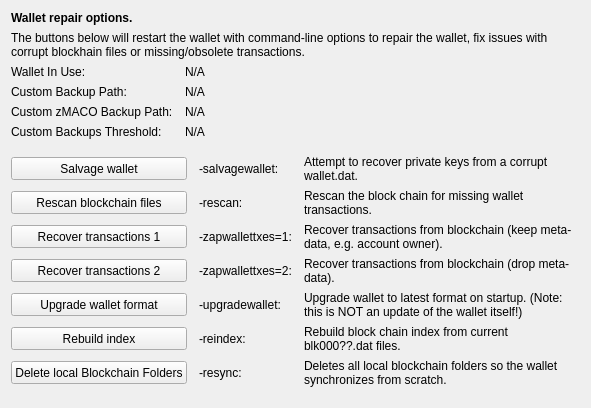
     <widget class="QWidget" name="tab_repair">
      <attribute name="title">
       <string>&amp;Wallet Repair</string>
      </attribute>
      <layout class="QGridLayout" name="gridLayout_4" columnstretch="0,0,0,0">
       <property name="horizontalSpacing">
        <number>12</number>
       </property>
       <item row="0" column="0" colspan="4">
        <widget class="QLabel" name="label_repair_header">
         <property name="font">
          <font>
           <weight>75</weight>
           <bold>true</bold>
          </font>
         </property>
         <property name="text">
          <string>Wallet repair options.</string>
         </property>
        </widget>
       </item>
       <item row="1" column="0" colspan="4">
        <widget class="QLabel" name="label_repair_helptext">
         <property name="font">
          <font>
           <weight>50</weight>
           <bold>false</bold>
          </font>
         </property>
         <property name="text">
          <string>The buttons below will restart the wallet with command-line options to repair the wallet, fix issues with corrupt blockhain files or missing/obsolete transactions.</string>
         </property>
         <property name="wordWrap">
          <bool>true</bool>
         </property>
        </widget>
       </item>
       <item row="2" column="0">
        <widget class="QLabel" name="wallet_path_label">
         <property name="text">
          <string>Wallet In Use:</string>
         </property>
        </widget>
       </item>
       <item row="2" column="1" colspan="3">
        <widget class="QLabel" name="wallet_path">
         <property name="cursor">
          <cursorShape>IBeamCursor</cursorShape>
         </property>
         <property name="text">
          <string>N/A</string>
         </property>
         <property name="textFormat">
          <enum>Qt::PlainText</enum>
         </property>
         <property name="textInteractionFlags">
          <set>Qt::LinksAccessibleByMouse|Qt::TextSelectableByKeyboard|Qt::TextSelectableByMouse</set>
         </property>
        </widget>
       </item>
       <item row="3" column="0">
        <widget class="QLabel" name="wallet_custombackuppath_label">
         <property name="visible">
          <bool>false</bool>
         </property>
         <property name="text">
          <string>Custom Backup Path:</string>
         </property>
        </widget>
       </item>
       <item row="3" column="1" colspan="3">
        <widget class="QLabel" name="wallet_custombackuppath">
         <property name="cursor">
          <cursorShape>IBeamCursor</cursorShape>
         </property>
         <property name="visible">
          <bool>false</bool>
         </property>
         <property name="text">
          <string>N/A</string>
         </property>
         <property name="textFormat">
          <enum>Qt::PlainText</enum>
         </property>
         <property name="textInteractionFlags">
          <set>Qt::LinksAccessibleByMouse|Qt::TextSelectableByKeyboard|Qt::TextSelectableByMouse</set>
         </property>
        </widget>
       </item>
       <item row="4" column="0">
        <widget class="QLabel" name="wallet_customzpivbackuppath_label">
         <property name="visible">
          <bool>false</bool>
         </property>
         <property name="text">
          <string>Custom zMACO Backup Path:</string>
         </property>
        </widget>
       </item>
       <item row="4" column="1" colspan="3">
        <widget class="QLabel" name="wallet_customzpivbackuppath">
         <property name="cursor">
          <cursorShape>IBeamCursor</cursorShape>
         </property>
         <property name="visible">
          <bool>false</bool>
         </property>
         <property name="text">
          <string>N/A</string>
         </property>
         <property name="textFormat">
          <enum>Qt::PlainText</enum>
         </property>
         <property name="textInteractionFlags">
          <set>Qt::LinksAccessibleByMouse|Qt::TextSelectableByKeyboard|Qt::TextSelectableByMouse</set>
         </property>
        </widget>
       </item>
       <item row="5" column="0">
        <widget class="QLabel" name="wallet_custombackupthreshold_label">
         <property name="visible">
          <bool>false</bool>
         </property>
         <property name="text">
          <string>Custom Backups Threshold:</string>
         </property>
        </widget>
       </item>
       <item row="5" column="1" colspan="3">
        <widget class="QLabel" name="wallet_custombackupthreshold">
         <property name="cursor">
          <cursorShape>IBeamCursor</cursorShape>
         </property>
         <property name="visible">
          <bool>false</bool>
         </property>
         <property name="text">
          <string>N/A</string>
         </property>
         <property name="textFormat">
          <enum>Qt::PlainText</enum>
         </property>
         <property name="textInteractionFlags">
          <set>Qt::LinksAccessibleByMouse|Qt::TextSelectableByKeyboard|Qt::TextSelectableByMouse</set>
         </property>
        </widget>
       </item>
       <item row="6" column="0">
        <spacer name="verticalSpacer_repair1">
         <property name="orientation">
          <enum>Qt::Vertical</enum>
         </property>
         <property name="sizeHint" stdset="0">
          <size>
           <width>10</width>
           <height>10</height>
          </size>
         </property>
        </spacer>
       </item>
       <item row="7" column="0" colspan="2">
        <widget class="QPushButton" name="btn_salvagewallet">
         <property name="minimumSize">
          <size>
           <width>100</width>
           <height>23</height>
          </size>
         </property>
         <property name="text">
          <string>Salvage wallet</string>
         </property>
        </widget>
       </item>
       <item row="7" column="2">
        <widget class="QLabel" name="label_repair_salvage_command">
         <property name="text">
          <string notr="true">-salvagewallet:</string>
         </property>
        </widget>
       </item>
       <item row="7" column="3">
        <widget class="QLabel" name="label_repair_salvage">
         <property name="text">
          <string>Attempt to recover private keys from a corrupt wallet.dat.</string>
         </property>
         <property name="wordWrap">
          <bool>true</bool>
         </property>
        </widget>
       </item>
       <item row="8" column="0" colspan="2">
        <widget class="QPushButton" name="btn_rescan">
         <property name="minimumSize">
          <size>
           <width>100</width>
           <height>23</height>
          </size>
         </property>
         <property name="text">
          <string>Rescan blockchain files</string>
         </property>
        </widget>
       </item>
       <item row="8" column="2">
        <widget class="QLabel" name="label_repair_rescan_command">
         <property name="text">
          <string notr="true">-rescan:</string>
         </property>
        </widget>
       </item>
       <item row="8" column="3">
        <widget class="QLabel" name="label_repair_rescan">
         <property name="text">
          <string>Rescan the block chain for missing wallet transactions.</string>
         </property>
         <property name="wordWrap">
          <bool>true</bool>
         </property>
        </widget>
       </item>
       <item row="9" column="0" colspan="2">
        <widget class="QPushButton" name="btn_zapwallettxes1">
         <property name="minimumSize">
          <size>
           <width>100</width>
           <height>23</height>
          </size>
         </property>
         <property name="text">
          <string>Recover transactions 1</string>
         </property>
        </widget>
       </item>
       <item row="9" column="2">
        <widget class="QLabel" name="label_repair_zap1_command">
         <property name="text">
          <string notr="true">-zapwallettxes=1:</string>
         </property>
        </widget>
       </item>
       <item row="9" column="3">
        <widget class="QLabel" name="label_repair_zap1">
         <property name="text">
          <string>Recover transactions from blockchain (keep meta-data, e.g. account owner).</string>
         </property>
         <property name="wordWrap">
          <bool>true</bool>
         </property>
        </widget>
       </item>
       <item row="10" column="0" colspan="2">
        <widget class="QPushButton" name="btn_zapwallettxes2">
         <property name="minimumSize">
          <size>
           <width>100</width>
           <height>23</height>
          </size>
         </property>
         <property name="text">
          <string>Recover transactions 2</string>
         </property>
        </widget>
       </item>
       <item row="10" column="2">
        <widget class="QLabel" name="label_repair_zap2_command">
         <property name="text">
          <string notr="true">-zapwallettxes=2:</string>
         </property>
        </widget>
       </item>
       <item row="10" column="3">
        <widget class="QLabel" name="label_repair_zap2">
         <property name="text">
          <string>Recover transactions from blockchain (drop meta-data).</string>
         </property>
         <property name="wordWrap">
          <bool>true</bool>
         </property>
        </widget>
       </item>
       <item row="11" column="0" colspan="2">
        <widget class="QPushButton" name="btn_upgradewallet">
         <property name="minimumSize">
          <size>
           <width>100</width>
           <height>23</height>
          </size>
         </property>
         <property name="text">
          <string>Upgrade wallet format</string>
         </property>
        </widget>
       </item>
       <item row="11" column="2">
        <widget class="QLabel" name="label_repair_upgrade_command">
         <property name="text">
          <string notr="true">-upgradewallet:</string>
         </property>
        </widget>
       </item>
       <item row="11" column="3">
        <widget class="QLabel" name="label_repair_upgrade">
         <property name="text">
          <string>Upgrade wallet to latest format on startup. (Note: this is NOT an update of the wallet itself!)</string>
         </property>
         <property name="wordWrap">
          <bool>true</bool>
         </property>
        </widget>
       </item>
       <item row="12" column="0" colspan="2">
        <widget class="QPushButton" name="btn_reindex">
         <property name="minimumSize">
          <size>
           <width>100</width>
           <height>23</height>
          </size>
         </property>
         <property name="text">
          <string>Rebuild index</string>
         </property>
        </widget>
       </item>
       <item row="12" column="2">
        <widget class="QLabel" name="label_repair_reindex_command">
         <property name="text">
          <string notr="true">-reindex:</string>
         </property>
        </widget>
       </item>
       <item row="12" column="3">
        <widget class="QLabel" name="label_repair_reindex">
         <property name="text">
          <string>Rebuild block chain index from current blk000??.dat files.</string>
         </property>
         <property name="wordWrap">
          <bool>true</bool>
         </property>
        </widget>
       </item>
       <item row="13" column="0" colspan="2">
        <widget class="QPushButton" name="btn_resync">
         <property name="minimumSize">
          <size>
           <width>100</width>
           <height>23</height>
          </size>
         </property>
         <property name="text">
          <string>Delete local Blockchain Folders</string>
         </property>
        </widget>
       </item>
       <item row="13" column="2">
        <widget class="QLabel" name="label_repair_resync_command">
         <property name="text">
          <string>-resync:</string>
         </property>
        </widget>
       </item>
       <item row="13" column="3">
        <widget class="QLabel" name="label_repair_resync">
         <property name="text">
          <string>Deletes all local blockchain folders so the wallet synchronizes from scratch.</string>
         </property>
         <property name="wordWrap">
          <bool>true</bool>
         </property>
        </widget>
       </item>
       <item row="14" column="0">
        <spacer name="verticalSpacer_repair2">
         <property name="orientation">
          <enum>Qt::Vertical</enum>
         </property>
         <property name="sizeHint" stdset="0">
          <size>
           <width>20</width>
           <height>10</height>
          </size>
         </property>
        </spacer>
       </item>
      </layout>
     </widget>
